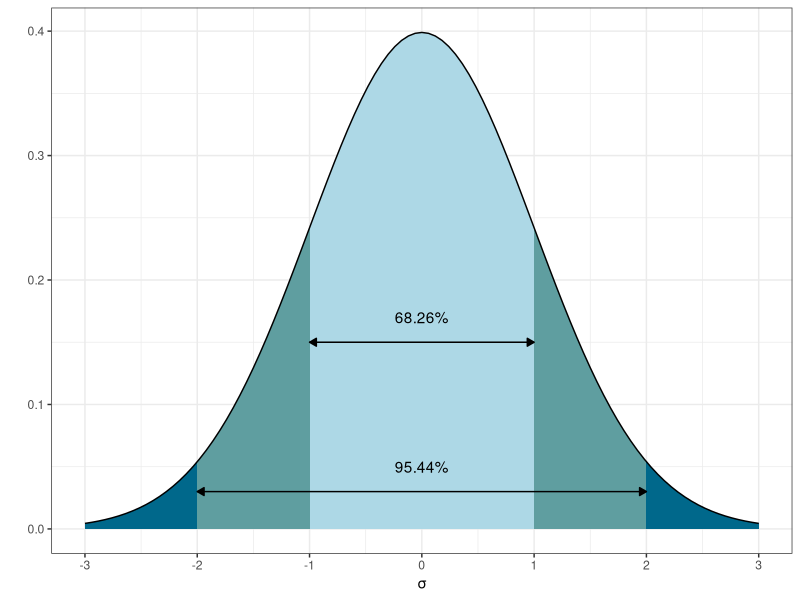

Source code (R):
## ---- chunk 1
library(tidyverse)
ggplot(data.frame(x = 0:1), aes(x)) +
  stat_function(
    fun = dnorm,
    args = c(0, 1),
    geom = 'area',
    xlim = c(-3, 3),
    fill = 'deepskyblue4'
  ) +
  stat_function(
    fun = dnorm,
    args = c(0, 1),
    geom = 'area',
    xlim = c(-2, 2),
    fill = 'cadetblue') +
  stat_function(
    fun = dnorm,
    args = c(0, 1),
    geom = 'area',
    xlim = c(-1, 1),
    fill = 'lightblue') +
  stat_function(fun = dnorm,
                args = c(0, 1),
                xlim = c(-3, 3)) +
  theme_bw() +
  geom_line(aes(y = c(0.15), x = c(-1, 1)),
            arrow = arrow(
              length = unit(0.2, "cm"),
              ends = "both",
              type = "closed")) +
  geom_line(aes(y = c(0.03), x = c(-2, 2)),
            arrow = arrow(
              length = unit(0.2, "cm"),
              ends = "both",
              type = "closed"
            )) +
  annotate(geom = "text",
           x = 0,
           y = 0.17,
           label = "68.26%") +
  annotate(geom = "text",
           x = 0,
           y = 0.05,
           label = "95.44%") +
  scale_x_continuous(breaks = c(-3:3)) +
  labs(y = "",
       x = "σ")
